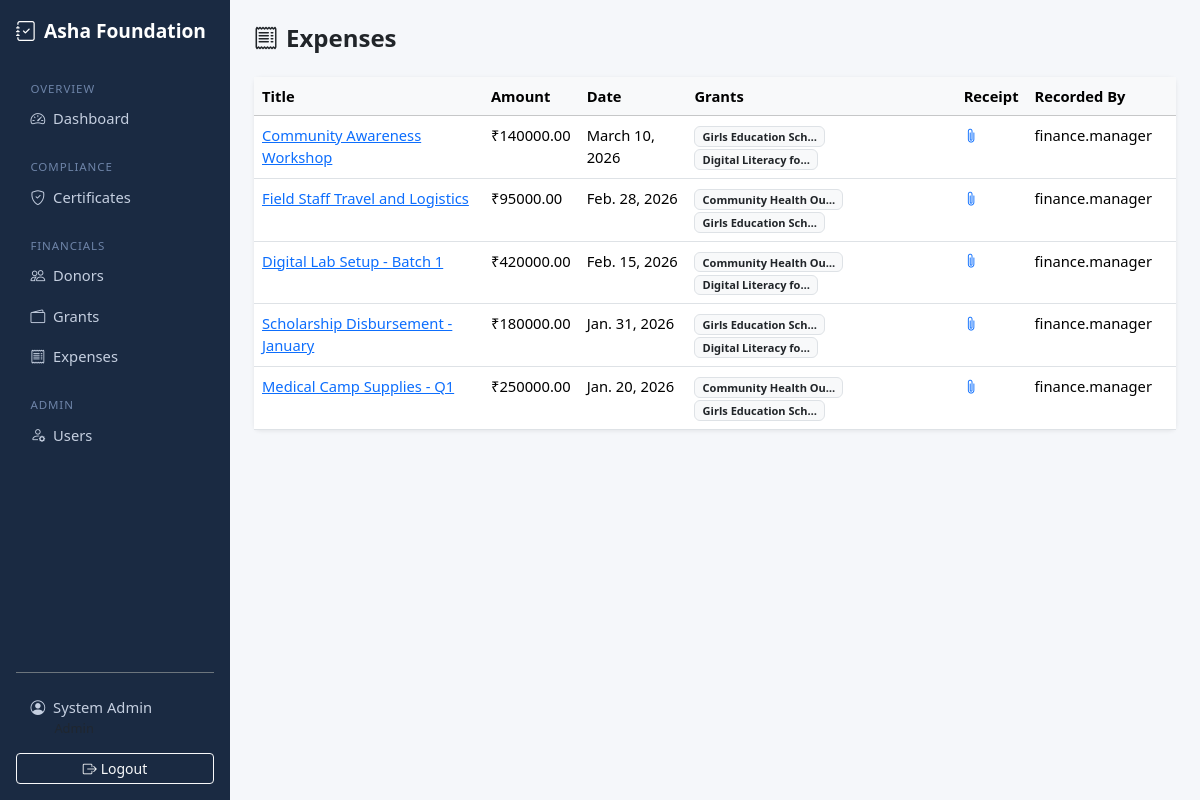
/expenses/ (signed in), run on the app's committed database.
### apps/accounts/models.py (models this page shows, shortened)
class User(AbstractUser):
    ROLE_ADMIN = "admin"
    ROLE_FINANCE = "finance"
    ROLE_AUDITOR = "auditor"
    ROLE_CHOICES = [
        (ROLE_ADMIN, "Admin"),
        (ROLE_FINANCE, "Finance Manager"),
        (ROLE_AUDITOR, "Auditor"),
    ]
    role = models.CharField(
        max_length=20,
        choices=ROLE_CHOICES,
        default=ROLE_AUDITOR,
    )
    phone = models.CharField(max_length=20, blank=True)
    @property
    def is_admin_role(self):
        return self.role == self.ROLE_ADMIN
    @property
    def is_finance(self):
        return self.role == self.ROLE_FINANCE
    @property
    def is_auditor(self):
        return self.role == self.ROLE_AUDITOR
    @property
    def can_write(self):
        return self.role == self.ROLE_FINANCE

### apps/expenses/models.py (models this page shows, shortened)
class Expense(models.Model):
    title = models.CharField(max_length=300)
    total_amount = models.DecimalField(max_digits=14, decimal_places=2)
    expense_date = models.DateField()
    description = models.TextField(blank=True)
    receipt = models.FileField(upload_to="expenses/receipts/")  # required – enforced at form level
    created_by = models.ForeignKey(User, on_delete=models.PROTECT, related_name="expenses")
    is_active = models.BooleanField(default=True)  # soft delete
    created_at = models.DateTimeField(auto_now_add=True)
    updated_at = models.DateTimeField(auto_now=True)
    class Meta:
        ordering = ["-expense_date", "-created_at"]

class ExpenseAllocation(models.Model):
    expense = models.ForeignKey(Expense, on_delete=models.CASCADE, related_name="allocations")
    grant = models.ForeignKey(Grant, on_delete=models.PROTECT, related_name="allocations")
    allocated_amount = models.DecimalField(max_digits=14, decimal_places=2)
    class Meta:
        unique_together = [("expense", "grant")]

### apps/grants/models.py (models this page shows, shortened)
class Grant(models.Model):
    STATUS_PENDING = "pending"
    STATUS_ACTIVE = "active"
    STATUS_CLOSED = "closed"
    STATUS_CHOICES = [
        (STATUS_PENDING, "Pending"),
        (STATUS_ACTIVE, "Active"),
        (STATUS_CLOSED, "Closed"),
    ]
    donor = models.ForeignKey(Donor, on_delete=models.PROTECT, related_name="grants")
    name = models.CharField(max_length=250)
    total_amount = models.DecimalField(max_digits=14, decimal_places=2)
    start_date = models.DateField()
    end_date = models.DateField()
    purpose = models.TextField()
    status = models.CharField(max_length=10, choices=STATUS_CHOICES, default=STATUS_PENDING)
    agreement_file = models.FileField(upload_to="grants/agreements/", blank=True, null=True)
    is_active = models.BooleanField(default=True)  # soft delete
    created_at = models.DateTimeField(auto_now_add=True)
    updated_at = models.DateTimeField(auto_now=True)
    class Meta:
        ordering = ["-created_at"]

### apps/expenses/views.py (the view)
# urls.py: path("", views.expense_list, name="expense_list"),
@login_required
@role_required("admin", "finance", "auditor")
def expense_list(request):
    expenses = Expense.objects.filter(is_active=True).select_related("created_by").prefetch_related("allocations__grant")
    return render(request, "expenses/expense_list.html", {"expenses": expenses})

### apps/expenses/templates/expenses/expense_list.html (shortened to what this page needs)
{% extends "base.html" %}
{% block content %}
<div class="d-flex justify-content-between align-items-center mb-4">
  <h4 class="fw-bold mb-0"><i class="bi bi-receipt me-2"></i>Expenses</h4>
</div>
<div class="card">
  <div class="table-responsive">
    <table class="table table-hover mb-0">
      <thead class="table-light">
        <tr><th>Title</th><th>Amount</th><th>Date</th><th>Grants</th><th>Receipt</th><th>Recorded By</th><th></th></tr>
      </thead>
      <tbody>
        {% for expense in expenses %}
        <tr>
          <td><a href="{% url 'expenses:expense_detail' expense.pk %}">{{ expense.title|truncatechars:45 }}</a></td>
          <td>₹{{ expense.total_amount|floatformat:2 }}</td>
          <td>{{ expense.expense_date }}</td>
          <td>
            {% for alloc in expense.allocations.all %}
              <span class="badge bg-light text-dark border">{{ alloc.grant.name|truncatechars:20 }}</span>
            {% endfor %}
          </td>
          <td>
            {% if expense.receipt %}
              <a href="{{ expense.receipt.url }}" target="_blank"><i class="bi bi-paperclip"></i></a>
            {% else %}<span class="text-danger small">Missing</span>{% endif %}
          </td>
          <td>{{ expense.created_by.username }}</td>
          <td class="text-end">
          </td>
        </tr>
        {% empty %}
        <tr><td colspan="7" class="text-center py-4 text-muted">No expenses recorded.</td></tr>
        {% endfor %}
      </tbody>
    </table>
  </div>
</div>
{% endblock %}

### templates/base.html (shortened to what this page needs)
<!DOCTYPE html>
<html lang="en">
<head>
  <link href="https://cdn.jsdelivr.net/npm/bootstrap@5.3.3/dist/css/bootstrap.min.css" rel="stylesheet">
  <link href="https://cdn.jsdelivr.net/npm/bootstrap-icons@1.11.3/font/bootstrap-icons.min.css" rel="stylesheet">
</head>
<body>
{% if user.is_authenticated %}
<div class="d-flex">
  <nav class="sidebar d-flex flex-column p-3" style="width:230px;flex-shrink:0;">
    <a class="sidebar-brand text-decoration-none mb-4 d-flex align-items-center gap-2" href="{% url 'accounts:dashboard' %}">
      <i class="bi bi-journal-check fs-5"></i> Asha Foundation
    </a>
    <div class="nav-section">Overview</div>
    <a class="nav-link mb-1 {% if request.resolver_match.url_name == 'dashboard' %}active{% endif %}" href="{% url 'accounts:dashboard' %}">
      <i class="bi bi-speedometer2 me-2"></i>Dashboard
    </a>
    {% if user.is_admin_role %}
    <div class="nav-section mt-2">Compliance</div>
    <a class="nav-link mb-1" href="{% url 'compliance:document_list' %}">
      <i class="bi bi-shield-check me-2"></i>Certificates
    </a>
    {% endif %}
    {% if user.is_admin_role or user.is_finance or user.is_auditor %}
    <div class="nav-section mt-2">Financials</div>
    <a class="nav-link mb-1" href="{% url 'donors:donor_list' %}">
      <i class="bi bi-people me-2"></i>Donors
    </a>
    <a class="nav-link mb-1" href="{% url 'grants:grant_list' %}">
      <i class="bi bi-wallet2 me-2"></i>Grants
    </a>
    <a class="nav-link mb-1" href="{% url 'expenses:expense_list' %}">
      <i class="bi bi-receipt me-2"></i>Expenses
    </a>
    {% endif %}
    {% if user.is_admin_role %}
    <div class="nav-section mt-2">Admin</div>
    <a class="nav-link mb-1" href="{% url 'accounts:user_list' %}">
      <i class="bi bi-person-gear me-2"></i>Users
    </a>
    {% endif %}
    <div class="mt-auto pt-3 border-top border-secondary">
      <a class="nav-link mb-1" href="{% url 'accounts:profile' %}">
        <i class="bi bi-person-circle me-2"></i>{{ user.get_full_name|default:user.username }}
        <small class="d-block text-muted ms-4">{{ user.get_role_display }}</small>
      </a>
      <form method="post" action="{% url 'accounts:logout' %}" class="m-0">
        <button type="submit" class="btn btn-sm btn-outline-light w-100 mt-1">
          <i class="bi bi-box-arrow-right me-1"></i>Logout
        </button>
      </form>
    </div>
  </nav>
  <main class="flex-grow-1 p-4">
    {% block content %}{% endblock %}
  </main>
</div>
{% else %}
  {% block auth_content %}{% endblock %}
{% endif %}
</body>
</html>

### templates/base.html (style rules this page uses)
body { font-size: 0.92rem; }
.sidebar { min-height: 100vh; background: #1a2a42; }
.sidebar .nav-link { color: #c5cfe0; border-radius: 6px; padding: .45rem .9rem; }
.sidebar .nav-section { color: #6e84a8; font-size: .72rem; letter-spacing: .08em; text-transform: uppercase; padding: .6rem .9rem .2rem; }
.sidebar-brand { color: #fff; font-weight: 700; font-size: 1.2rem; }
main { background: #f5f7fa; min-height: 100vh; }
.card { border: none; box-shadow: 0 1px 4px rgba(0,0,0,.08); }

### data on the page
User: get_full_name "System Admin"
Expense: title "Community Awareness Workshop", total_amount "140000.00", expense_date "March 10, 2026", created_by.username "finance.manager"
ExpenseAllocation: grant.name "Girls Education Sch…"
ExpenseAllocation: grant.name "Digital Literacy fo…"
Expense: title "Field Staff Travel and Logistics", total_amount "95000.00", expense_date "Feb. 28, 2026", created_by.username "finance.manager"
ExpenseAllocation: grant.name "Community Health Ou…"
ExpenseAllocation: grant.name "Girls Education Sch…"
Expense: title "Digital Lab Setup - Batch 1", total_amount "420000.00", expense_date "Feb. 15, 2026", created_by.username "finance.manager"
ExpenseAllocation: grant.name "Community Health Ou…"
ExpenseAllocation: grant.name "Digital Literacy fo…"
Expense: title "Scholarship Disbursement - January", total_amount "180000.00", expense_date "Jan. 31, 2026", created_by.username "finance.manager"
ExpenseAllocation: grant.name "Girls Education Sch…"
ExpenseAllocation: grant.name "Digital Literacy fo…"
Expense: title "Medical Camp Supplies - Q1", total_amount "250000.00", expense_date "Jan. 20, 2026", created_by.username "finance.manager"
ExpenseAllocation: grant.name "Community Health Ou…"
ExpenseAllocation: grant.name "Girls Education Sch…"
